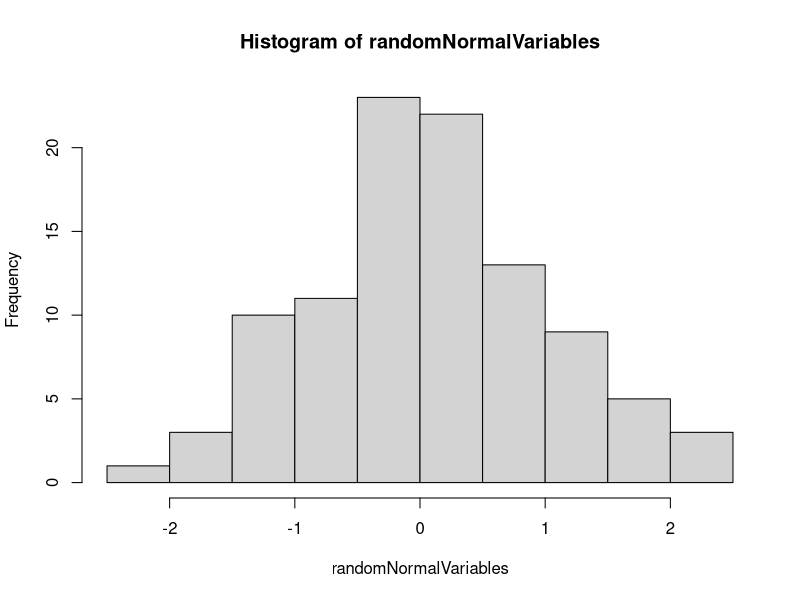

Here is the R script that generated this plot: (Note: this script raises an error after producing the figure.)
#### Vectors (cont)
#### Properties

## Coercion

### All atomic vectors are of the same data type
### If you use c() to assemble diff types, R coerces them
### logical -> integer -> double -> character

a <- c(2, 2.2)
a #coerces to double

b <- c("purple", "green")
typeof(b)

d <- c(a, b)
typeof(d)
print(d)

### comparison operators yield a logical result
a <- runif(10)
print(a)

a > 0.5 #conditional statement

### How many elements in vector are greater than 0.5
sum(a > 0.5)
mean(a > 0.5) # what proportion of vector are greater than 0.5


### Vectorization
## add a constant to a vector

z <- c(10,20,30)
z
z + 1

## what happens when vectors are added together?

y <- c(1,2,3)
y
z + y #results in an element by element operation on the vector

z^2

## Recycling
# What if vector lengths are not equal?

z
x <- c(1,2)
z+x #gives a warning message that theyre diff lenghts
#shorter vector is always recycled
#so you'd need a zero to avoid it

#### Simulating data: runif and rnorm()

runif(5) #saying how many random uniform numbers we want (here, 5)
runif(n=5, min=5, max=10)

set.seed(123) #reproducible, same random numbers

## rnorm: random normal values with mean 0 and sd 1
randomNormalVariables <- rnorm(100)
mean(randomNormalVariables)
hist(randomNormalVariables)


#### Matrix data structure
### 2 dimensional (rows and columns)
### homogenous data type

# matrix is an atomic vector organized into rows and columns
my_vec <- 1:12
#make it matrix via
m <- matrix(data= my_vec, ncol = 4)
print(m)

dim(my_vec)
dim(m)


#### Lists
# atomic vectors BUT eaxch element can hold diff data types (and diff sizes)

myList <- list(1:10, matrix(1:8, nrow=4, byrow=TRUE), letters[1:3], pi)
class(myList)
str(myList)

### subsetting lists
## using [] gives you a single item BUT not the elements
myList[4]
myList[4] - 3 #single brackets always give you only elements in slot which is type list

#to grab object, use [[]]
myList[[4]] - 3
myList[[2]][4,1] #gets myList, compartment 2, 4th row, 1st column
## 2 dim subsetting in form [row, column]

### Name list items when they are created
myList2 <- list(Tester = FALSE, littleM = matrix(1:9, nrow=3))
myList2
myList2$littleM[2,3] #dollar sign accesses named elements

myList2$littleM[2,]

### unlist to string everything back to vector
unRolled <- unlist(myList2)
unRolled

data(iris)
head(iris)
plot(Sepal.Length ~ Petal.Length, data= iris) #y~x
model <- lm(Sepal.Length ~ Petal.Length, data= iris)
results <- summary(model)
# intercept tests if relationship is zero, so comparing petal and sepal length we care about Petal.Length Pr(>|t|) (p value)
# yes, statistically significant
typeof(results)

str(results)
results$coefficients
#with square bracks and unlist func
brack <- results$coefficients['Petal.Length', 'Pr(>|t|)']
# OR
brack2 <- results$coefficients[2, 4]

#unlist
unlistP <- unlist(results)$coefficients8

### Data frames
## (list of) equal lengthed vectors, each of which is a column

varA <- 1:1
varB <- rep(c("Con", "LowN", "HighN"), each=4)
varC <- runif(12)

dFrame <- data.frame(varA, varB, varC, stringsAsFactors = FALSE)
print(dFrame)
str(dFrame)

# add another row
newData <- list(varA=13, varB = "HighN", varC = 0.668)
str(newData)

#use rbind()
dFrame <- rbind(dFrame, newData)

### why not use c()
newData2 <- c(14, "HighN", 0.668)
dFrame <- rbind(dFrame, newData2)
str(dFrame)
#diff data types, wont combine them

### add a column
newVar <- runif(13)

#use cbind() func to add a column
dFrame <- cbind(dFrame, newVar)
dim(dFrame) #used to check that they were the same lenght, first wouldnt run because diff sizes

### Data frames vs matrices
zMat <- matrix(data=1:30, ncol=3, byrow=TRUE)
zDframe <- as.data.frame(zMat)

zMat[3,3]
zDframe[3,3]

zMat[,3]
zDframe[,3]
zDframe$V3

##### Eliminating NAs
# complete.cases() function
zD <- c(NA, rnorm(10), NA, rnorm(3))
complete.cases(zD) #tells us whats NA, gives logical output

# clean out NAs
zD[complete.cases(zD)]
which(!complete.cases(zD))
which(is.na(zD))

# use with matrix
m <- matrix(1:20, nrow=5)
m[1:1] <- NA
m[5:4] <- NA
complete.cases(m) #gives T/F as to whether whole row is 'complete' (no NAs)
m[complete.cases(m),]

## get complete cases for only certain rows
m[complete.cases(m[,c(1:2)])]
